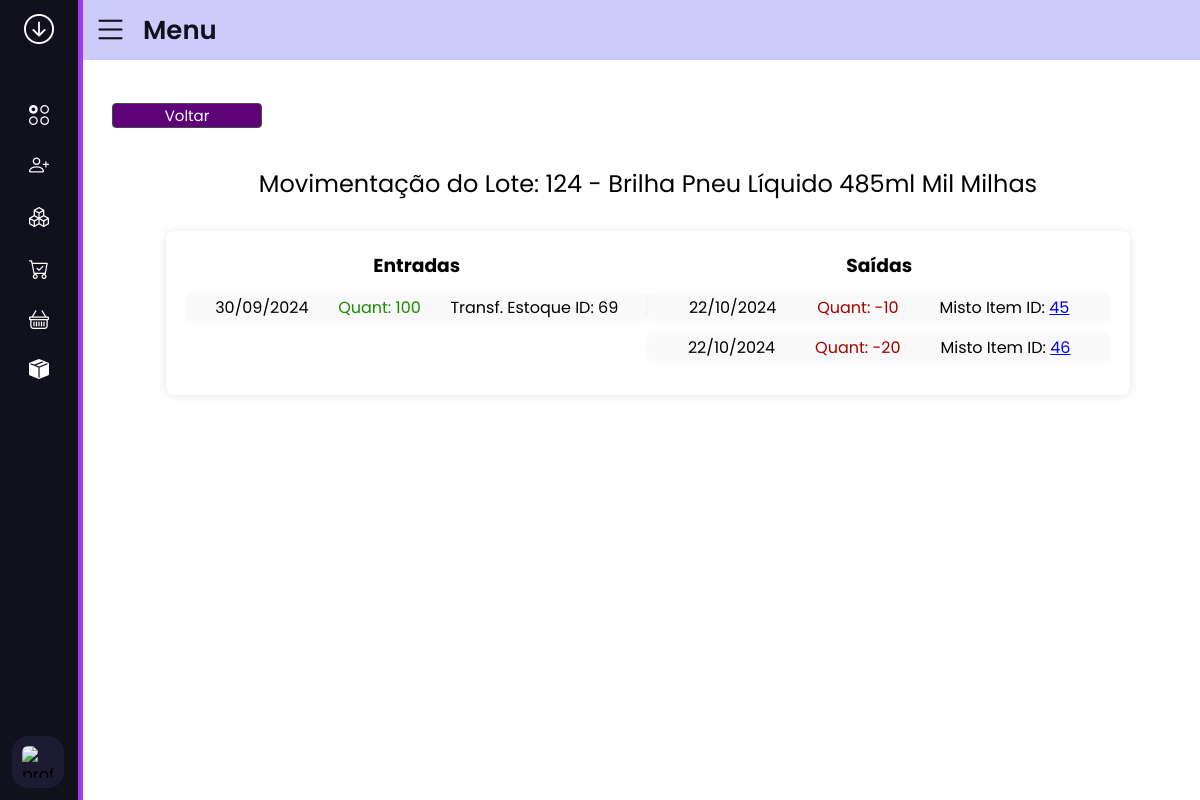
Screenshot of /estoque/lote/124/ (signed in) with the database file from the repository.
### cadastros/models.py (models this page shows)
class Products(models.Model):
    CATEGORY_CHOICES = [
        ('fabricado', 'Fabricado'),
        ('misto', 'Misto'),
        ('kit', 'Kit'),
        ('kit_variavel', 'Kit Variável'),
        ('materia_prima', 'Matéria Prima'),
    ]
    name = models.CharField(max_length=70)
    product_code = models.CharField(max_length=10, null=True, blank=True)
    product_bar_code = models.CharField(max_length=13, null=True, blank=True)
    box_bar_code = models.CharField(max_length=14, null=True, blank=True)
    category = models.CharField(max_length=15, choices=CATEGORY_CHOICES)
    unit = models.CharField(max_length=10)
    box_quantity = models.IntegerField(null=True, blank=True)
    gross_weight = models.DecimalField(max_digits=5, decimal_places=2, null=True, blank=True)
    net_weight = models.DecimalField(max_digits=5, decimal_places=2, null=True, blank=True)
    ncm = models.CharField(max_length=14, null=True, blank=True)
    cest = models.CharField(max_length=14, null=True, blank=True)
    estoq_minimo = models.IntegerField(null=True, blank=True)
    pedidos = GenericRelation('vendas.PedidoItem')
    def __str__(self):
        return self.name

### estoque/models.py (models this page shows, shortened)
class Estoque(models.Model):
    content_type = models.ForeignKey(ContentType, on_delete=models.CASCADE)
    object_id = models.PositiveIntegerField()
    fonte = GenericForeignKey('content_type', 'object_id')
    cod_produto = models.CharField(max_length=8, null=True, blank=True)
    lote = models.CharField(max_length=10, null=True, blank=True)
    quantidade = models.IntegerField()
    status = models.BooleanField()
    data = models.DateTimeField(auto_now_add=True)
    inventario = models.BooleanField(default=False)
    id_inventario = models.IntegerField(null=True, blank=True)
    class Meta:
        permissions = [
            ('ver_estoque_por_lotes', 'Can see stock by batches'),
            ('ver_necessidade_pedidos', 'Can see the need for orders'),
            ('ver_inventario_estoque', 'Can see stock inventory')
        ]

### estoque/views.py (the view)
# urls.py: path('lote/<str:lote>/', views.estoque_lotes, name='estoque_lotes'),
@login_required
@permission_required('estoque.ver_estoque_por_lotes', raise_exception=True)
def estoque_lotes(request, lote):
    registros_estoque = Estoque.objects.filter(lote=lote)
    if registros_estoque.exists():
        produto_code = registros_estoque.first().cod_produto  # Acesse o primeiro registro
        nome_produto = Products.objects.filter(product_code=produto_code).first()
    else:
        produto_code = 'Produto não encontrado'
        nome_produto = 'Nome não disponível'  # Adicionando um valor padrão
    entradas = registros_estoque.filter(status=True)
    saidas = registros_estoque.filter(status=False)
    for entrada in entradas:
        if entrada.fonte:
            entrada.fonte_nome = entrada.fonte.__class__.__name__  # Obtém o nome da classe da fonte
            if isinstance(entrada.fonte, TransferenciaEstoqueSaidaInfo):
                entrada.fonte_id = entrada.fonte.numero_transferencia
                entrada.fonte_info = entrada.fonte.numero_transferencia
            elif isinstance(entrada.fonte, MistoItem):
                entrada.fonte_id = entrada.fonte.id  # ID do misto item
                entrada.fonte_info = entrada.fonte.name if hasattr(entrada.fonte, 'name') else 'Nome não disponível'
            elif isinstance(entrada.fonte, InventariosEstoque):
                entrada.fonte_id = entrada.fonte.numero_inventario
                entrada.fonte_info = entrada.fonte.numero_inventario
            else:
                entrada.fonte_nome = 'Fonte não encontrada'
                entrada.fonte_info = 'Nome não disponível'
        else:
            entrada.fonte_nome = 'Fonte não encontrada'
            entrada.fonte_id = None
            entrada.fonte_info = 'Nome não disponível'
    for saida in saidas:
        if saida.fonte:
            saida.fonte_nome = saida.fonte.__class__.__name__  # Obtém o nome da classe da fonte
            if isinstance(saida.fonte, Pedido):
                saida.fonte_id = saida.fonte.id  # ID do pedido
                saida.fonte_info = saida.fonte.name if hasattr(saida.fonte, 'name') else 'Nome não disponível'
            elif isinstance(saida.fonte, MistoItem):
                saida.fonte_id = saida.fonte.id  # ID do misto item
                saida.fonte_info = saida.fonte.name if hasattr(saida.fonte, 'name') else 'Nome não disponível'
            else:
                saida.fonte_id = None
                saida.fonte_info = 'Fonte não reconhecida'
        else:
            saida.fonte_nome = 'Fonte não encontrada'
            saida.fonte_id = None
            saida.fonte_info = 'Nome não disponível'
    context = {
        'lote': lote,
        'produto': nome_produto,
        'entradas': entradas,
        'saidas': saidas,
        'detalhes': registros_estoque,
    }
    return render(request, 'estoque/estoque_lotes.html', context)

### estoque/templates/estoque/estoque_lotes.html
{% extends 'side_menu.html' %}
{% load static %}
{% block head %}
    <link rel="stylesheet" href="{% static 'css/style_estoque_lotes.css' %}">
{% endblock %}
{% block content %}
    <div class="button-pattern">
        <a href="/estoque/pesquisar_lote/"><button class="button-pattern_final">Voltar</button></a>
    </div>
    <h2 class="title-h2">Movimentação do Lote: {{ lote }} - {{ produto }}</h2>
    <div class="container-father">
        <div class="container">
            <div class="column">
                <h3>Entradas</h3>
                {% if entradas %}
                    {% for entrada in entradas %}
                        <div class="saida">
                            <p> {{ entrada.data|date:"d/m/Y" }}</p>
                            <p class="entrada-quant">Quant: {{ entrada.quantidade }}</p>
                            {% if entrada.fonte_nome == 'TransferenciaEstoqueSaidaInfo' %}
                                <p class="fonte">
                                    Transf. Estoque ID: {{ entrada.fonte_id }}
                                </p>
                            {% elif entrada.fonte_nome == 'MistoItem' %}
                                <p class="fonte">
                                    Misto Item ID: <a href="{% url 'visualizar_misto_item' entrada.fonte_id %}">{{ entrada.fonte_id }}</a>
                                </p>
                            {% elif entrada.fonte_nome == 'InventariosEstoque' %}
                                <p class="fonte">
                                    Inventário ID: <a href="{% url 'visualizar_inventario_estoque' entrada.fonte_id %}">{{ entrada.fonte_id }}</a>
                                </p>
                            {% else %}
                                <p class="fonte">{{ entrada.fonte_nome }} - ID: {{ entrada.fonte_id }}</p>
                            {% endif %}
                        </div>
                    {% endfor %}
                {% else %}
                    <p>Nenhuma saída registrada para este lote.</p>
                {% endif %}
            </div>
            <div class="column">
                <h3>Saídas</h3>
                {% if saidas %}
                    {% for saida in saidas %}
                        <div class="saida">
                            <p> {{ saida.data|date:"d/m/Y" }}</p>
                            <p class="saida-quant">Quant: {{ saida.quantidade }}</p>
                            {% if saida.fonte_nome == 'Pedido' %}
                                <p class="fonte">
                                    Pedido ID: <a href="{% url 'visualizar_pedido' saida.fonte_id %}">{{ saida.fonte_id }}</a>
                                </p>
                            {% elif saida.fonte_nome == 'MistoItem' %}
                                <p class="fonte">
                                    Misto Item ID: <a href="{% url 'visualizar_misto_item' saida.fonte_id %}">{{ saida.fonte_id }}</a>
                                </p>
                            {% else %}
                                <p class="fonte">{{ saida.fonte_nome }} - ID: {{ saida.fonte_id }}</p>
                            {% endif %}
                        </div>
                    {% endfor %}
                {% else %}
                    <p>Nenhuma saída registrada para este lote.</p>
                {% endif %}
            </div>
        </div>
    </div>
{% endblock %}

### estoque/static/css/style_estoque_lotes.css (style rules this page uses)
.title-h2 { text-align: center; margin-bottom: 30px; font-weight: 400; padding-top: 30px; }
.container-father { display: flex; flex-direction: row; justify-content: center; align-items: center; }
.button-pattern { display: flex; flex-direction: row; justify-content: space-between; padding-top: 15px; width: 97%; }
.button-pattern_final { width: 150px; margin: 8px 0; display: inline-block; border: 1px solid #494949; border-radius: 4px; box-sizing: border-box; font-size: 15px; background-color: #5d0377; color: white; overflow: inherit; }
.container { width: 90%; display: flex; justify-content: space-evenly; background-color: white; padding: 20px; box-shadow: 0 0 10px rgba(0, 0, 0, 0.1); border-radius: 8px; }
.column { width: 90%; }
.entrada, .saida { background-color: #f9f9f9; margin-bottom: 15px; border-radius: 5px; box-shadow: 0 0 5px rgba(0, 0, 0, 0.05); display: flex; justify-content: space-evenly; }
h3 { text-align: center; margin-bottom: 15px; }
.entrada-quant { color: #198a00; }
.saida-quant { color: #a60101; }

### base_templates/side_menu.html (style rules this page uses)
* { margin: 0; padding: 0; box-sizing: border-box; font-family: 'Poppins', sans-serif; }

### rows the page displays
Products: name "Brilha Pneu Líquido 485ml Mil Milhas"
Estoque: data "30/09/2024", quantidade "100", fonte_id "69"
Estoque: data "22/10/2024", quantidade "-10", fonte_id "45"
Estoque: data "22/10/2024", quantidade "-20", fonte_id "46"

### other values shown
{{ lote }} "124"
